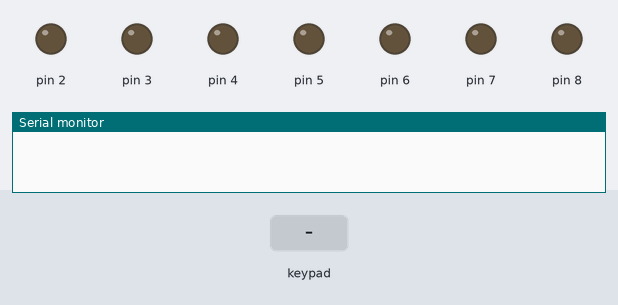
A sketch run on a simulated Arduino Uno, built with avr-gcc and run on an emulated ATmega328P. On the bench: output pins drawn as LEDs (lit = HIGH), the last lines printed to the serial monitor. Dashed ring = blinking. The inputs (shaded band) are chosen by the test bench.

Above: at 1.2 s.
1.3 s: keypad keys 1 2 3 4 pressed 0.4 s apart
At 2.4 s:
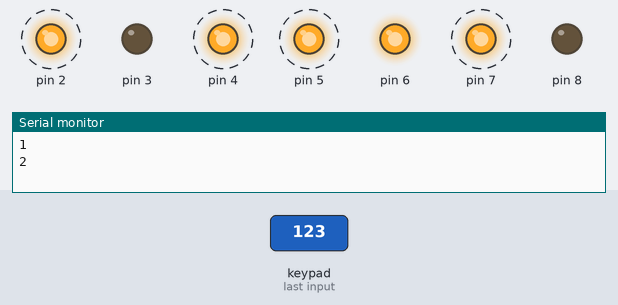
5.4 s: key 'A' pressed
At 5.7 s:
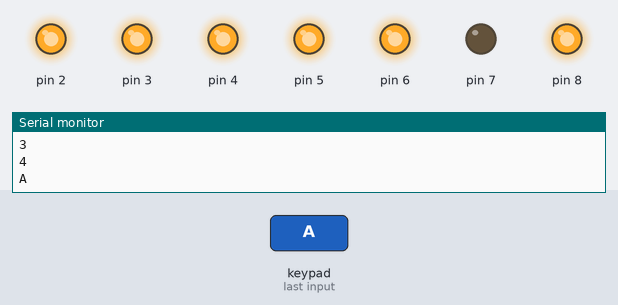
7.4 s: key 'B' pressed
At 7.8 s:
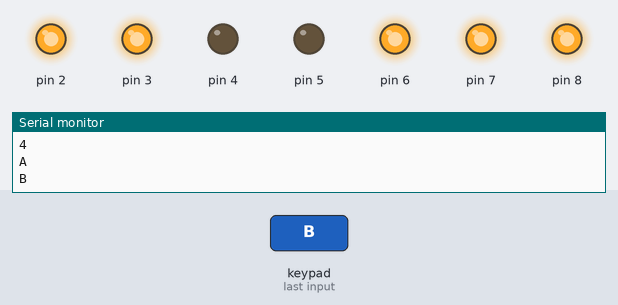
9.4 s: keypad keys 1 2 3 4 # pressed 0.4 s apart
At 12.6 s:
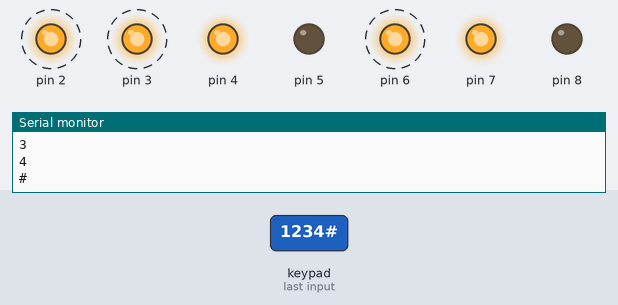
13.7 s: key 'C' pressed
At 14.1 s:
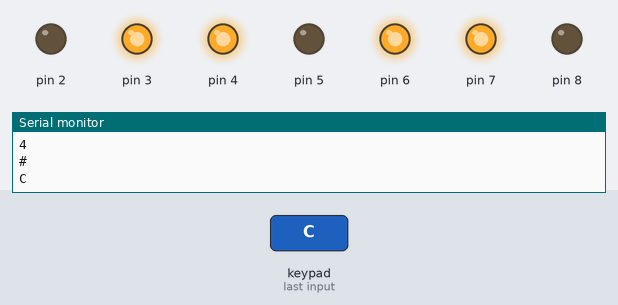
15.7 s: keypad keys 1 2 3 4 * pressed 0.4 s apart
At 18.9 s:
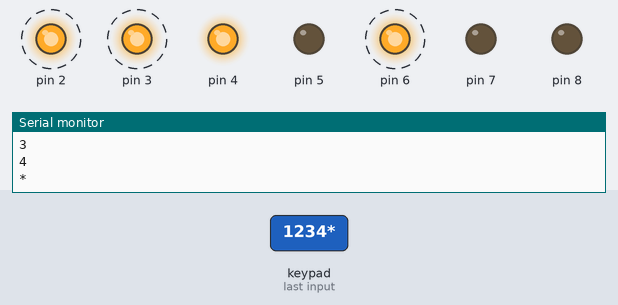
Timing chart, 0 to 20.6 s (numbered marks = the images above; inputs shaded):
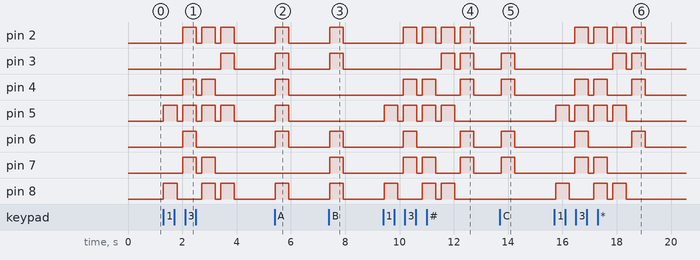

The sketch:

sketch_botondisplayu7.ino
```cpp
#include <Keypad.h> //añadimos la libreria del teclado
#define FILAS 4 //creamos y definimos variables
#define COLUMNAS 4
const int g = 2;
const int f = 3;
const int a = 4;
const int b = 5;
const int e = 6;
const int d = 7;
const int c = 8;
#define out(pin) pinMode(pin,OUTPUT)//le ponemos nombres diferentes a codigos para mejor uso
#define ence(pin) digitalWrite(pin,HIGH)
#define apag(pin) digitalWrite(pin,LOW)


char keys[FILAS][COLUMNAS] = {//creamos una matriz del teclado
  {'1','2','3','A'},
  {'4','5','6','B'},
  {'7','8','9','C'},
  {'*','0','#','D'}
};

char key;
byte Filas[FILAS]={17,16,15,14};//creamos el orden de los pines para su respectiva caracteristica
byte Columnas[COLUMNAS] = {9,10,11,12};

Keypad teclado = Keypad(makeKeymap(keys),Filas, Columnas,FILAS,COLUMNAS);

void setup()
{
  Serial.begin(9600);//activamos el monitor serial
 out(g);//definimos como salidas a cada led del display
 out(f);
 out(a);
 out(b);
 out(e);
 out(d);
 out(c);

}

void loop(){
  key = teclado.getKey();

  if(key){
  Serial.println(key);
  }else{
    apag(a);//apagamos todas las leds del display
    apag(b);
    apag(c);
    apag(d);
    apag(e);
    apag(f);
    apag(g);
    delay(100);
  }

  switch(key){
    case '0'://encendemos 0 en el display con la tecla 0
    ence(a);
    ence(b);
    ence(c);
    ence(d);
    ence(e);
    ence(f);
    apag(g);
    delay(500);
   break;

  case '1'://encendemos 1 en el display con la tecla 1
    ence(c);
    ence(b);
    apag(a);
    apag(d);
    apag(e);
    apag(f);
    apag(g);
    delay(500);
   break;

  case '2'://encendemos 2 en el display con la tecla 2
    ence(g);
    ence(e);
    ence(d);
    ence(b);
    ence(a);
    apag(c);
    apag(f);
    delay(500);
   break;

  case '3'://encendemos 3 en el display con la tecla 3
    ence(g);
    apag(e);
    ence(d);
    ence(b);
    ence(a);
    ence(c);
    apag(f);
    delay(500);
    break;

  case '4'://encendemos 4 en el display con la tecla 4
    ence(g);
    apag(e);
    apag(d);
    ence(b);
    apag(a);
    ence(c);
    ence(f);
    delay(500);
    break;

  case '5'://encendemos 5 en el display con la tecla 5
    ence(g);
    apag(e);
    ence(d);
    apag(b);
    ence(a);
    ence(c);
    ence(f);
    delay(500);
    break;

  case '6'://encendemos 6 en el display con la tecla 6
    ence(g);
    ence(e);
    ence(d);
    apag(b);
    ence(a);
    ence(c);
    ence(f);
    delay(500);
    break;

  case '7'://encendemos 7 en el display con la tecla 7
    ence(a);
    ence(b);
    ence(c);
    apag(d);
    apag(e);
    apag(f);
    apag(g);
    delay(500);
    break;

  case '8'://encendemos 8 en el display con la tecla 8
    ence(a);
    ence(b);
    ence(c);
    ence(d);
    ence(e);
    ence(f);
    ence(g);
    delay(500);
    break;

  case '9'://encendemos 9 en el display con la tecla 9
    ence(a);
    ence(b);
    ence(c);
    ence(d);
    apag(e);
    ence(f);
    ence(g);
    delay(500);
    break;

  case 'A'://encendemos A en el display con la tecla A
    ence(a);
    ence(b);
    ence(c);
    apag(d);
    ence(e);
    ence(f);
    ence(g);
    delay(500);
    break;

  case 'B'://encendemos B en el display con la tecla B
    ence(g);
    ence(e);
    ence(d);
    apag(b);
    apag(a);
    ence(c);
    ence(f);;
    delay(500);
    break;

  case 'C'://encendemos C en el display con la tecla C
    ence(a);
    apag(b);
    apag(c);
    ence(d);
    ence(e);
    ence(f);
    apag(g);
    delay(500);
    break;

  case 'D'://encendemos D en el display con la tecla D
    apag(a);
    ence(b);
    ence(c);
    ence(d);
    ence(e);
    apag(f);
    ence(g);
    delay(500);
    break;

  case '#'://encendemos F en el display con la tecla #
    ence(a);
    apag(b);
    apag(c);
    ence(d);
    ence(e);
    ence(f);
    ence(g);
    delay(500);
    break;

  case '*'://encendemos E en el display con la tecla *
    ence(a);
    apag(b);
    apag(c);
    apag(d);
    ence(e);
    ence(f);
    ence(g);
    delay(500);
    break;

  }


}
```

Measured:
- after the input at 1.3 s, pin 2: alternates HIGH for 0.50 s and LOW for 0.20 s, 6 changes in all, then stays LOW, starting after 0.71 s; pin 3: LOW → HIGH after 2.1 s, → LOW 0.50 s later
- after the input at 5.4 s, pin 2–6, pin 8: LOW → HIGH at once, → LOW 0.50 s later
- after the input at 7.4 s, pin 2, pin 3, pin 6–8: LOW → HIGH at once, → LOW 0.50 s later
- after the input at 9.4 s, pin 2: alternates HIGH for 0.50 s and LOW for 0.20 s, starting after 0.73 s; pin 3: alternates HIGH for 0.50 s and LOW for 0.20 s, starting after 2.1 s
- after the input at 13.7 s, pin 3, pin 4, pin 6, pin 7: LOW → HIGH at once, → LOW 0.50 s later
- after the input at 15.7 s, pin 2: alternates HIGH for 0.50 s and LOW for 0.20 s, 8 changes in all, then stays LOW, starting after 0.75 s; pin 3: alternates HIGH for 0.50 s and LOW for 0.20 s, 4 changes in all, then stays LOW, starting after 2.2 s
